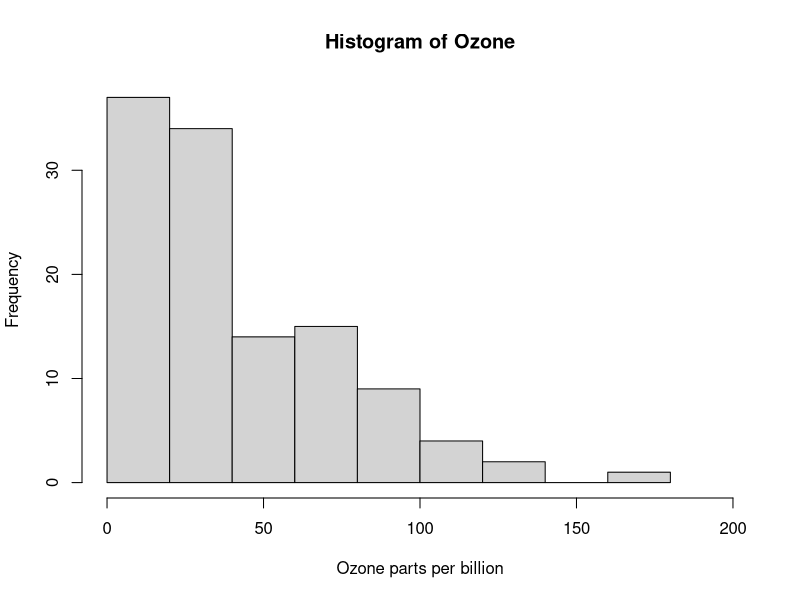
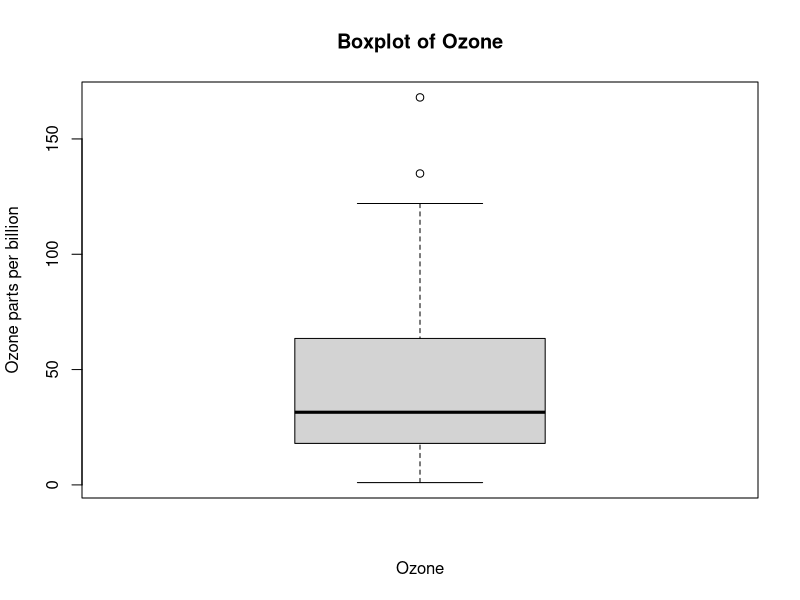
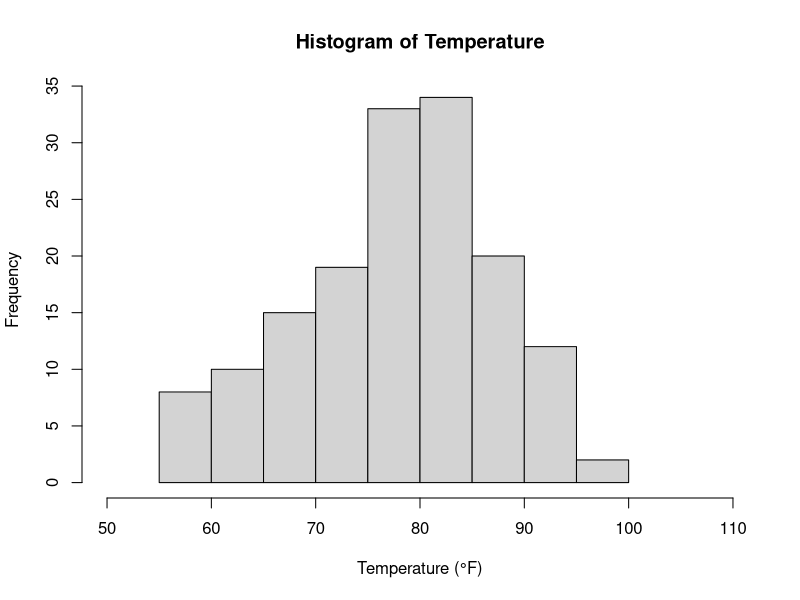
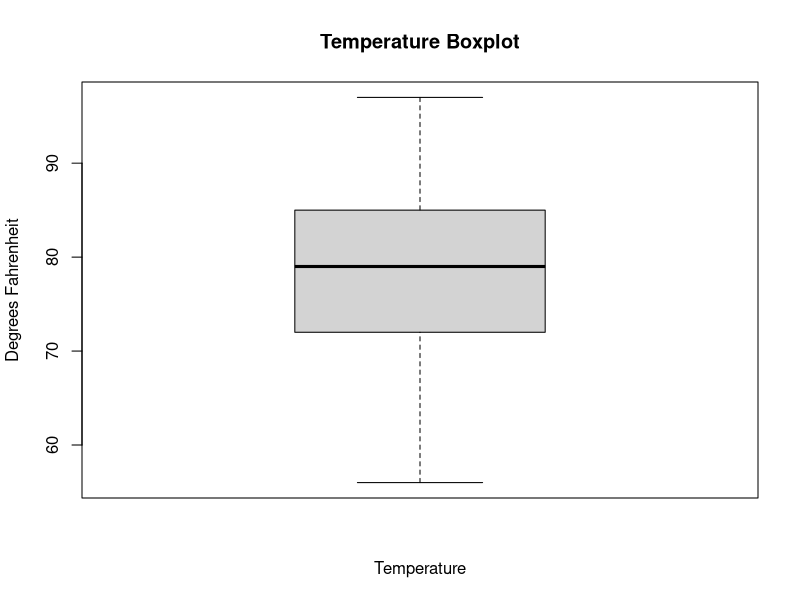
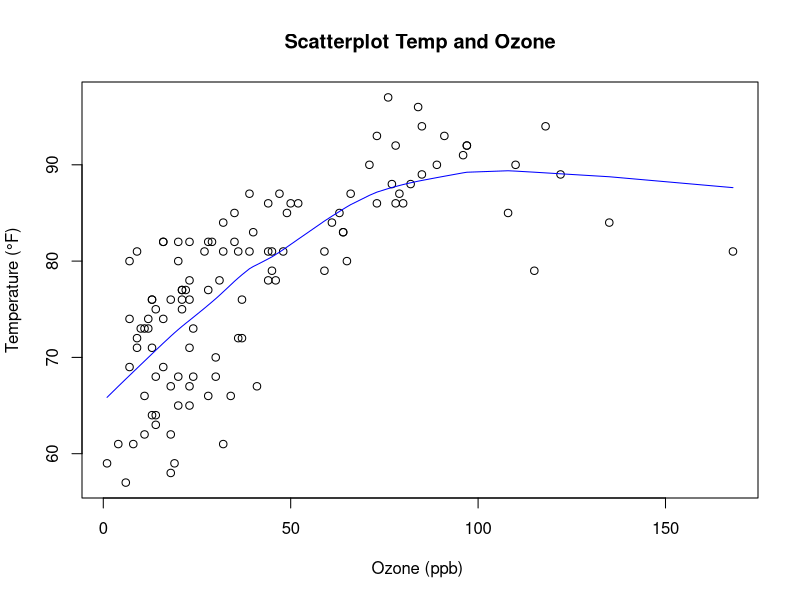

Write R code to recreate these figures, in order.
## ---- chunk 1
knitr::opts_chunk$set(echo = TRUE)
## ---- chunk 2
head(airquality)
## ---- chunk 3
summary(airquality)
## ---- chunk 4
mean(airquality$Ozone, na.rm=TRUE)
## ---- chunk 5
median(airquality$Ozone, na.rm=TRUE)
## ---- chunk 6
range(airquality$Ozone, na.rm=TRUE)
## ---- chunk 7
Ozone <- airquality$Ozone[!is.na(airquality$Ozone)]
hist(Ozone, xlim=c(0,200), xlab="Ozone parts per billion")
boxplot(Ozone, main="Boxplot of Ozone", xlab="Ozone", ylab="Ozone parts per billion")
## ---- chunk 8
Temperature <- airquality$Temp[!is.na(airquality$Temp)]
mean(Temperature)
## ---- chunk 9
median(Temperature)
## ---- chunk 10
range(Temperature)
## ---- chunk 11
hist(Temperature, xlim=c(50,110), xlab="Temperature (\u00B0F)")
boxplot(Temperature, main="Temperature Boxplot", xlab="Temperature", ylab="Degrees Fahrenheit")
## ---- chunk 12
Ozone <- airquality$Ozone[!is.na(airquality$Ozone)]
Temperature <- airquality$Temp[!is.na(airquality$Ozone)]
cor(Ozone, Temperature, method=c("pearson", "kendall", "spearman"))
## ---- chunk 13
plot(Ozone, Temperature, main="Scatterplot Temp and Ozone", xlab="Ozone (ppb) ", ylab="Temperature (\u00B0F)")
lines(lowess(Ozone, Temperature), col="blue")
